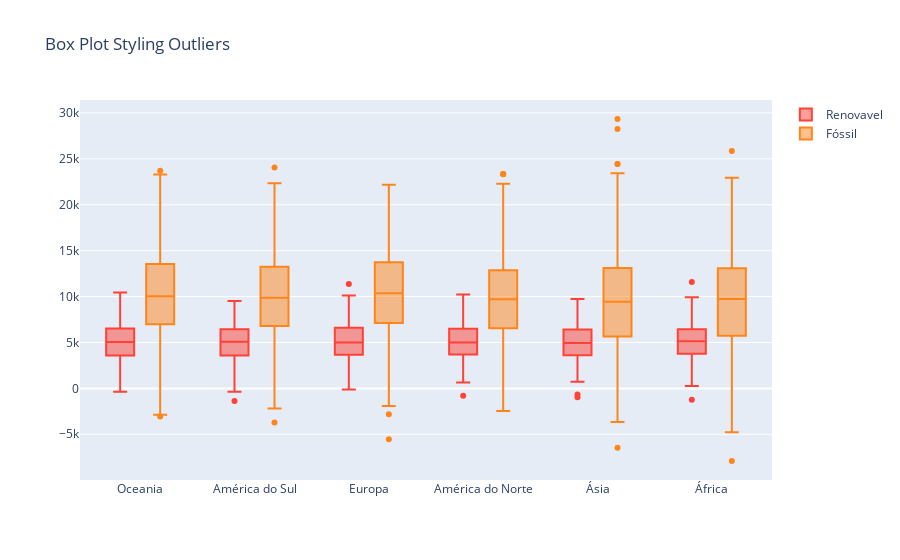

Here is the notebook cell this chart was saved with:
### Code cell
fig = go.Figure()

fig.add_trace(go.Box(
    y=df_co2["Consumo_Energia_Renovável (MWh)"],
    x=df_co2["Continente"],
    name="Renovavel",
    marker_color='#FF4136'
))

fig.add_trace(go.Box(
    y=df_co2["Consumo_Energia_Fóssil (MWh)"],
    x=df_co2["Continente"],
    name="Fóssil",
     marker_color='#FF851B'
))

fig.update_layout(title_text="Box Plot Styling Outliers", boxmode="group")
fig.show()

### Figure 1 — Plotly figure (JSON) as saved in the notebook; plotly's stock layout.template omitted (floating-point values rounded to 4 significant figures; data arrays with more than 128 entries replaced by an {"elided": "..."} marker saying what was removed)
{"data": [{"marker": {"color": "#FF4136"}, "name": "Renovavel", "type": "box", "x": {"elided": "2000 str values"}, "y": {"elided": "2000 float values"}}, {"marker": {"color": "#FF851B"}, "name": "Fóssil", "type": "box", "x": {"elided": "2000 str values"}, "y": {"elided": "2000 float values"}}], "layout": {"autosize": true, "boxmode": "group", "title": {"text": "Box Plot Styling Outliers"}, "xaxis": {"autorange": true, "range": [-0.5205, 5.521], "type": "category"}, "yaxis": {"autorange": true, "range": [-9978.0, 31410.0], "type": "linear"}}}
